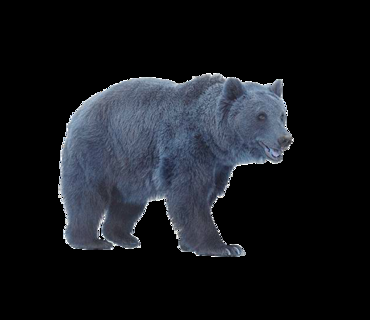
#> input picture CannyEdgeDetector/Images/animals_patch.png, 370 x 320 px
$ jupyter execute cannyEdgeDetection.ipynb
#> lines starting #> are read from the running program, lines starting #| are printed output that depends on the picture; after the words box and inside, x2 and y2 are one past the last pixel; in counts of white or black regions, pixels touching at a corner belong together
Importing required libraries. Here, cv2 library is used to just read image and convert into gray scale.

[cell 1]
import cv2
import numpy as np
from matplotlib import pyplot as plt
import math

1) Loading, priniting dimensions, and displaying our target image, and patch images from the drive.

[cell 2]
imgInterest=cv2.imread("Images/animals_patch.png")
#> imgInterest is the input picture: shape (320, 370, 3); mean B, G, R 29.7, 24.7, 22.1
imgPatch1=cv2.imread("Images/animals_patch.png")
imgPatch2=cv2.imread("Images/patch_2.png")
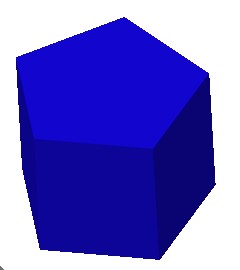
#> input picture CannyEdgeDetector/Images/patch_2.png, 240 x 270 px
#> imgPatch2 is the input picture: shape (270, 240, 3); mean B, G, R 203.5, 105.2, 111.1
imgShapes1=cv2.imread("Images/animals.png")
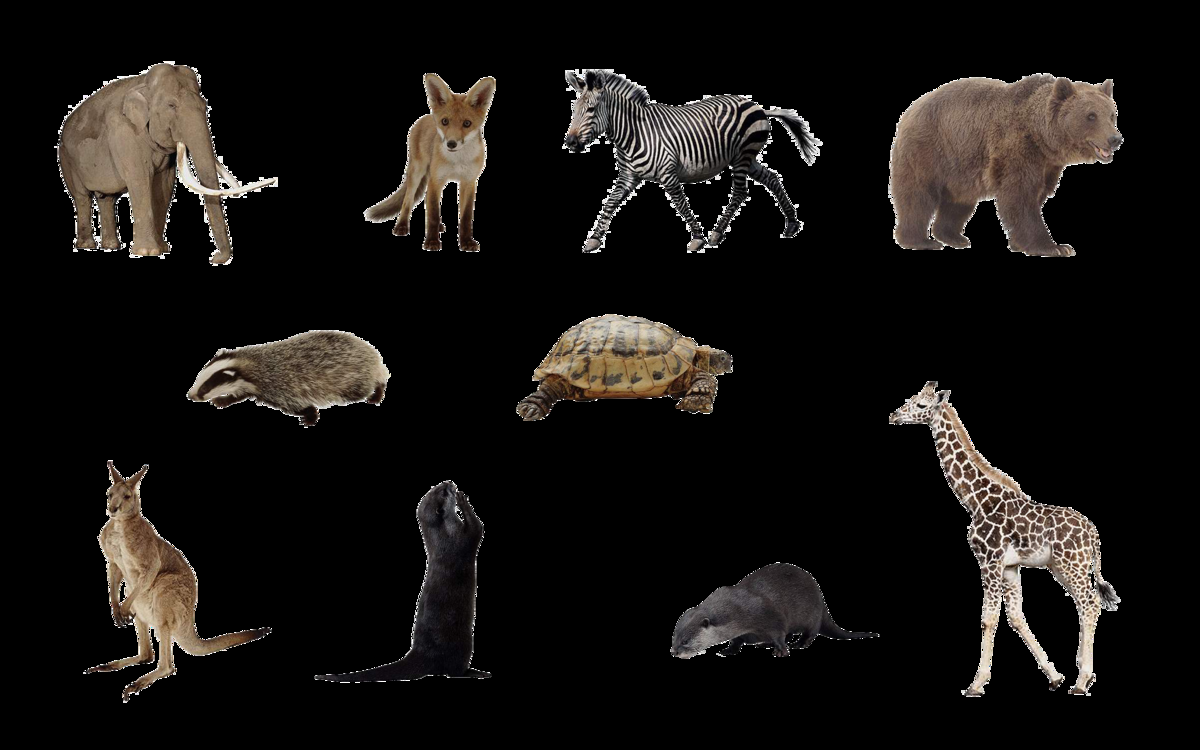
#> input picture CannyEdgeDetector/Images/animals.png, 1200 x 750 px
#> imgShapes1 is the input picture: shape (750, 1200, 3); mean B, G, R 17.8, 20, 22.8
imgShapes2=cv2.imread("Images/shapes_2.png")
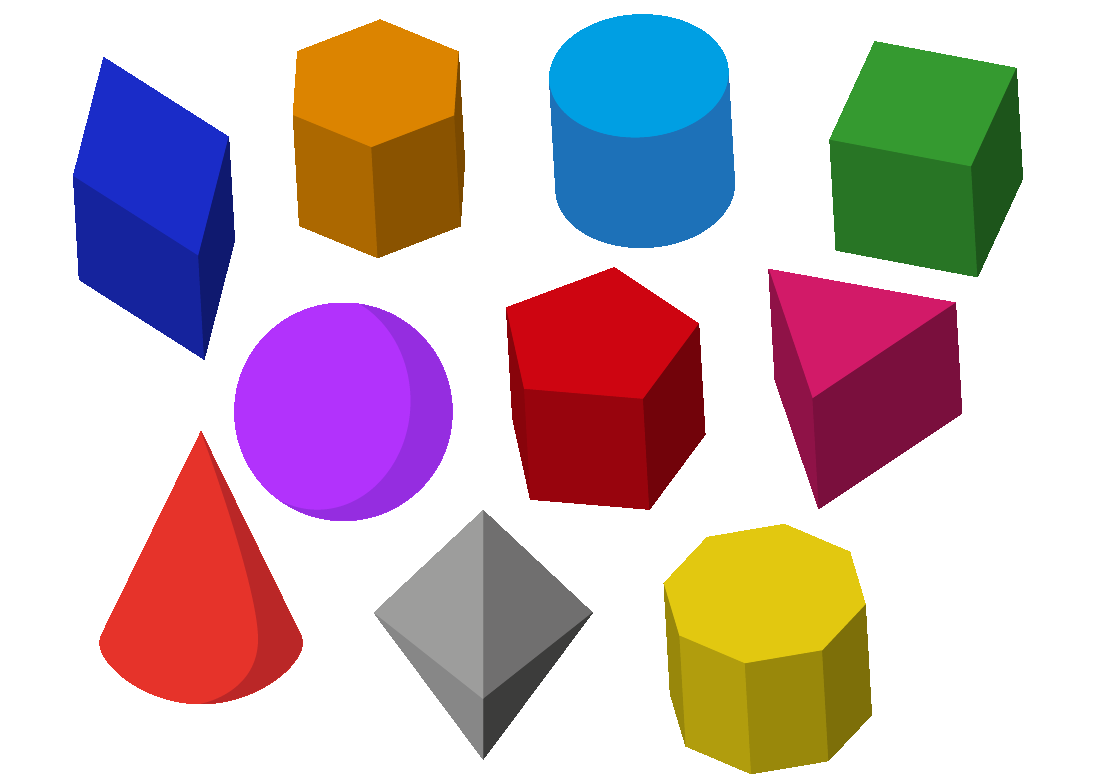
#> input picture CannyEdgeDetector/Images/shapes_2.png, 1096 x 780 px
#> imgShapes2 is the input picture: shape (780, 1096, 3); mean B, G, R 187.9, 184.3, 203.3
imgAnimalPatch=cv2.imread("Images/animals_patch.png")
imgAnimal=cv2.imread("Images/animals.png")

[cell 3]
imgGrayInterest = cv2.cvtColor(imgInterest, cv2.COLOR_BGR2GRAY)
imgGrayPatch1 = cv2.cvtColor(imgPatch1, cv2.COLOR_BGR2GRAY)
imgGrayPatch2 = cv2.cvtColor(imgPatch2, cv2.COLOR_BGR2GRAY)
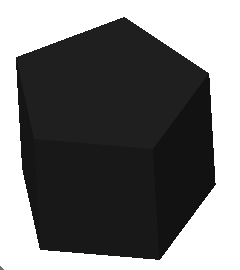
#> imgGrayPatch2: shape (270, 240); min 18, max 255, mean 118.2
imgGrayShapes1 = cv2.cvtColor(imgShapes1, cv2.COLOR_BGR2GRAY)
imgGrayShapes2 = cv2.cvtColor(imgShapes2, cv2.COLOR_BGR2GRAY)
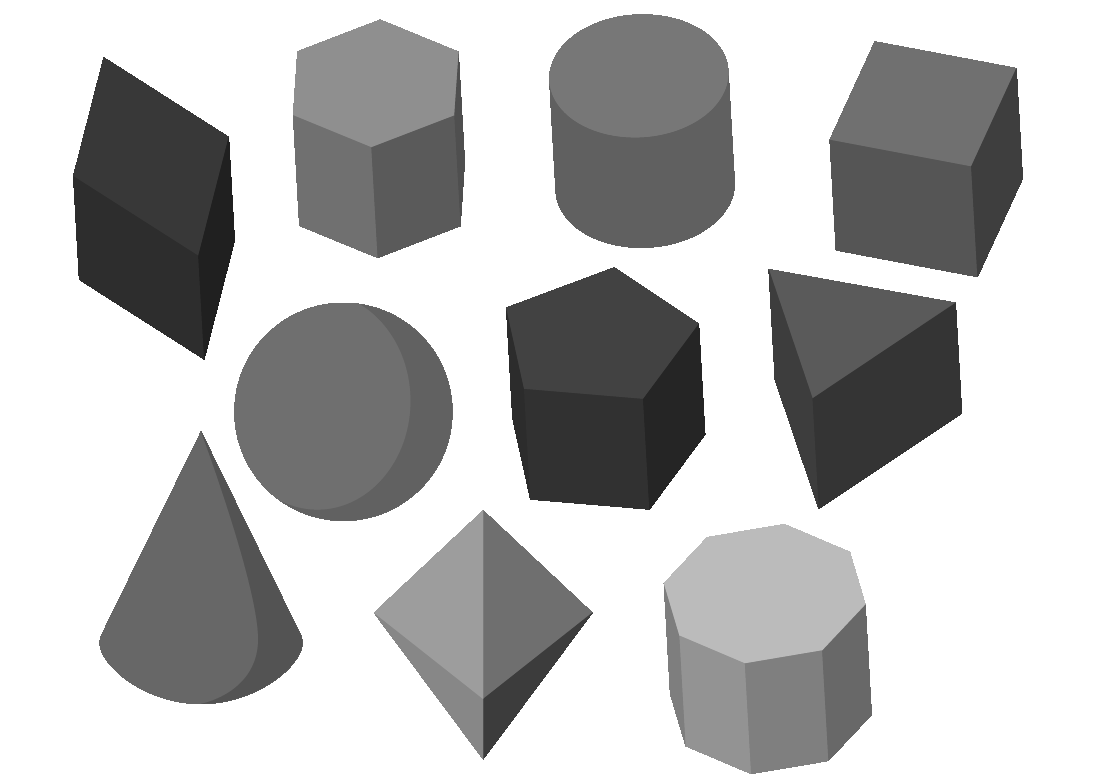
#> imgGrayShapes2: shape (780, 1096); min 32, max 255, mean 190.4
imgGrayAnimalPatch=cv2.cvtColor(imgAnimalPatch, cv2.COLOR_BGR2GRAY)
imgGrayAnimal=cv2.cvtColor(imgAnimal, cv2.COLOR_BGR2GRAY)

[cell 4]
print(imgPatch1.shape)
#| (320, 370, 3)
print(imgPatch2.shape)
#| (270, 240, 3)
print(imgPatch2.shape)
#| (270, 240, 3)
print(imgShapes1.shape)
#| (750, 1200, 3)
print(imgShapes2.shape)
#| (780, 1096, 3)
plt.figure()
fig = plt.figure(figsize=(20, 20))
fig.add_subplot(1, 6, 1)
plt.imshow(imgGrayPatch1)
fig.add_subplot(1, 6, 2)
plt.imshow(imgGrayPatch2)
fig.add_subplot(1, 6, 3)
plt.imshow(imgGrayShapes1)
fig.add_subplot(1, 6, 4)
plt.imshow(imgGrayShapes2)
fig.add_subplot(1, 6, 5)
plt.imshow(imgGrayAnimalPatch)
fig.add_subplot(1, 6, 6)
plt.imshow(imgGrayAnimal)
plt.show()

[cell 5]
sigma=0.5
T=0.3

[cell 6]
def findFilterXYDerivative(filter_size, sigma):
    sHalf = round((-2*math.log(T)*(sigma**2))**(1/2))
    print(sHalf)
    N= 2*sHalf+1
    return np.meshgrid (np.linspace(-sHalf, sHalf, N), np.linspace(-sHalf , sHalf,N))

def findFlip2D(imgFilt):
    output=np.zeros([imgFilt.shape[0],imgFilt.shape[1]])
    for y in range(0,imgFilt.shape[0]):
        for x in range(0,imgFilt.shape[1]):
            output[y,x]=imgFilt[imgFilt.shape[0]-y-1,imgFilt.shape[1]-x-1]
    return output

def findGaussian(N, sigma):
    x, y = np.mgrid[-N//2 + 1:N//2 + 1, -N//2 + 1:N//2 + 1]
    g = np.exp(-((x**2 + y**2)/(2.0*sigma**2)))
    return g/g.sum()

def findDotProduct(imgFilt,imgPatch):
    if(imgFilt.shape==imgPatch.shape):
        return sum(sum(imgFilt*imgPatch))
    else:
        print("Dimensions of given inputs do not match.")
        print(imgFilt.shape)
        print(imgPatch.shape)
        return

def findConvolution2D(imgFiltr,imgTarget):

    if (imgTarget.shape[0]-imgFiltr.shape[0]>-1)and(imgTarget.shape[1]-imgFiltr.shape[1]>-1):
        imgFilt=findFlip2D(imgFiltr)
        output=np.zeros([imgTarget.shape[0]+imgFilt.shape[0]-1,imgTarget.shape[1]+imgFilt.shape[1]-1])
        temp=np.zeros([imgTarget.shape[0]+2*imgFilt.shape[0]-2,imgTarget.shape[1]+2*imgFilt.shape[1]-2])
        temp[imgFilt.shape[0]-1:imgTarget.shape[0]+imgFilt.shape[0]-1,imgFilt.shape[1]-1:imgTarget.shape[1]+imgFilt.shape[1]-1]=imgTarget
        for y in range(0,output.shape[0]):
            for x in range(0,output.shape[1]):
                output[y,x]=findDotProduct(imgFilt,temp[y:y+imgFilt.shape[0],x:x+imgFilt.shape[1]])
        return output
    else:
        print("Target image dimension is less than the target image dimension")
        return

def findConvolution2Dfixed(imgFiltr,imgTarget):

    if (imgTarget.shape[0]-imgFiltr.shape[0]>-1)and(imgTarget.shape[1]-imgFiltr.shape[1]>-1):
        imgFilt=findFlip2D(imgFiltr)
        output=np.zeros([imgTarget.shape[0]+imgFilt.shape[0]-1,imgTarget.shape[1]+imgFilt.shape[1]-1])
        temp=np.zeros([imgTarget.shape[0]+2*imgFilt.shape[0]-2,imgTarget.shape[1]+2*imgFilt.shape[1]-2])
        temp[imgFilt.shape[0]-1:imgTarget.shape[0]+imgFilt.shape[0]-1,imgFilt.shape[1]-1:imgTarget.shape[1]+imgFilt.shape[1]-1]=imgTarget
        for y in range(0,output.shape[0]):
            for x in range(0,output.shape[1]):
                output[y,x]=findDotProduct(imgFilt,temp[y:y+imgFilt.shape[0],x:x+imgFilt.shape[1]])
        return output[imgFilt.shape[0]:output.shape[0]-imgFilt.shape[0]+1,imgFilt.shape[1]:output.shape[1]-imgFilt.shape[1]+1]
    else:
        print("Target image dimension is less than the target image dimension")
        return

def findGradientMagnitude(imgGrayCircleXDerivative,imgGrayCircleYDerivative):
    return ((imgGrayCircleXDerivative**2+imgGrayCircleYDerivative**2)**(1/2))

[cell 7]
[fx,fy]=findFilterXYDerivative (T, sigma)

[cell 8]
G=findGaussian(3,sigma)

[cell 9]
Gx=findConvolution2D(G,fx)
Gy=findConvolution2D(G,fy)

[cell 10]
imgGrayCircleXDerivative = findConvolution2Dfixed(Gx,imgGrayInterest)
imgGrayCircleYDerivative = findConvolution2Dfixed(Gy,imgGrayInterest)
#> after the loop in findConvolution2Dfixed (call 2), `for y in range(0,output.shape[0]):`:
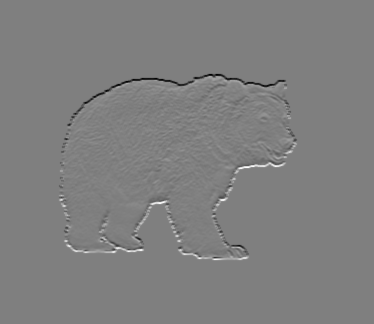
#> output: shape (324, 374) float64; min -661.6, max 658, mean 0; drawn with min black and max white

[cell 11]
imgGrayCircleXYDerivativeMagnitude=findGradientMagnitude(imgGrayCircleXDerivative,imgGrayCircleYDerivative)
#> in findGradientMagnitude, `return ((imgGrayCircleXDerivative**2+imgGrayCircleYDerivative**2)**(1/..`:
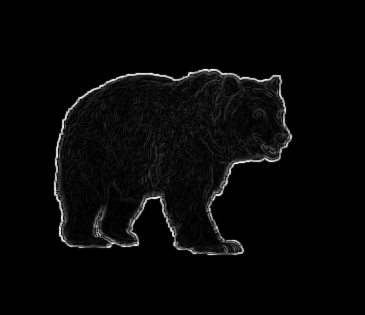
#> returned value: shape (315, 365) float64; min 0, max 661.6, mean 18.2; drawn with min black and max white

[cell 12]
plt.figure(figsize=(11, 11))
plt.imshow(imgGrayInterest, cmap='gray')
plt.show()
plt.close()

[cell 13]
plt.figure(figsize=(11, 11))
plt.imshow(imgGrayCircleXDerivative, cmap='gray')
plt.show()
plt.close()

[cell 14]
plt.figure(figsize=(11, 11))
plt.imshow(imgGrayCircleYDerivative, cmap='gray')
plt.show()
plt.close()

[cell 15]
def findMax2DIndex(resolution):
  location=[0,0]
  maxVal=resolution[0,0]
  for x in range(0,resolution.shape[0]):
    for y in range(0,resolution.shape[1]):
      if(resolution[x,y]>maxVal):
        maxVal=resolution[x,y]
        location=[x,y]
  return location

[cell 16]
def findMin2DIndex(resolution):
  location=[0,0]
  minVal=resolution[0,0]
  for x in range(0,resolution.shape[0]):
    for y in range(0,resolution.shape[1]):
      if(resolution[x,y]<minVal):
        minVal=resolution[x,y]
        location=[x,y]
  return location

[cell 17]
def findScaleDown0To255(resolution):
    [xMin,yMin]=findMin2DIndex(resolution)
#> in findMin2DIndex, `minVal=resolution[0,0]`: minVal = 0
#> after the loop in findMin2DIndex, `for x in range(0,resolution.shape[0]):`: location = [0, 0]; minVal = 0
    [xMax,yMax]=findMax2DIndex(resolution)
    return ((resolution-resolution[xMin,yMin])/(resolution[xMax,yMax]))*255

[cell 18]
imgGrayCircleXYDerivativeMagnitudeScaledDownTo255=findScaleDown0To255(imgGrayCircleXYDerivativeMagnitude)
#> after the loop in findMax2DIndex, `for x in range(0,resolution.shape[0]):`: location = [69, 205]; maxVal = 661.6
#> in findScaleDown0To255, `[xMax,yMax]=findMax2DIndex(resolution)`: xMax = 69; yMax = 205

[cell 19]
plt.figure(figsize=(11, 11))
plt.imshow(imgGrayCircleXYDerivativeMagnitudeScaledDownTo255)
plt.show()
plt.close()

[cell 20]
def findGradientDirection(imgGrayCircleXDerivative,imgGrayCircleYDerivative):
    return np.rad2deg(np.arctan2(imgGrayCircleYDerivative,imgGrayCircleXDerivative))

[cell 21]
imgGrayCircleXYDerivativeDirection=findGradientDirection(imgGrayCircleXDerivative,imgGrayCircleYDerivative)
#> in findGradientDirection, `return np.rad2deg(np.arctan2(imgGrayCircleYDerivative,imgGrayCircleXDe..`:
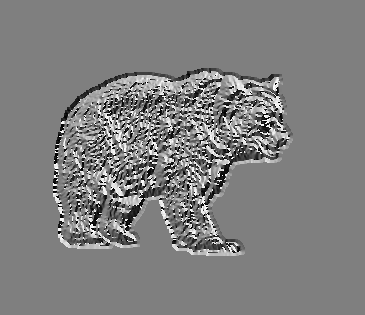
#> returned value: shape (315, 365) float64; min -180, max 180, mean 0.2; drawn with min black and max white

[cell 22]
def findNonMaximumSuppression(imgResolutionDirection,imgGrayXYDerivativeMagnitude):
        imgResolutionDirectionNonMaximaSuppressed = np.zeros([imgGrayXYDerivativeMagnitude.shape[0],imgGrayXYDerivativeMagnitude.shape[1]])
        for y in range(1,imgResolutionDirection.shape[0]-1):
            for x in range(1,imgResolutionDirection.shape[1]-1):
                firstNeighbour=0
                secondNeighbour=0
                if (-22.5<=imgResolutionDirection[y,x]<22.5)or(157.5<=imgResolutionDirection[y,x]<180)or(-180<=imgResolutionDirection[y,x]<-157.5):
                    firstNeighbour=imgGrayXYDerivativeMagnitude[y,x-1]
                    secondNeighbour=imgGrayXYDerivativeMagnitude[y,x+1]
                elif (22.5<=imgResolutionDirection[y,x]<67.5)or(-157.5<=imgResolutionDirection[y,x]<=-112.5):
                    firstNeighbour=imgGrayXYDerivativeMagnitude[y+1,x+1]
                    secondNeighbour=imgGrayXYDerivativeMagnitude[y-1,x-1]
                elif (67.5<=imgResolutionDirection[y,x]<112.5)or(-112.5<=imgResolutionDirection[y,x]<=-67.5):
                    firstNeighbour=imgGrayXYDerivativeMagnitude[y+1,x]
                    secondNeighbour=imgGrayXYDerivativeMagnitude[y-1,x]
                elif (112.5<=imgResolutionDirection[y,x]<157.5)or(-67.5<=imgResolutionDirection[y,x]<=-22.5):
                    firstNeighbour=imgGrayXYDerivativeMagnitude[y+1,x-1]
                    secondNeighbour=imgGrayXYDerivativeMagnitude[y-1,x+1]
                if(imgGrayXYDerivativeMagnitude[y,x]>=firstNeighbour)and(imgGrayXYDerivativeMagnitude[y,x]>=secondNeighbour):
                    imgResolutionDirectionNonMaximaSuppressed[y,x]=imgGrayXYDerivativeMagnitude[y,x]
                else:
                    imgResolutionDirectionNonMaximaSuppressed[y,x]=0
        return imgResolutionDirectionNonMaximaSuppressed

[cell 23]
imgGrayCircleXYDerivativeDirectionNMS=findNonMaximumSuppression(imgGrayCircleXYDerivativeDirection,imgGrayCircleXYDerivativeMagnitudeScaledDownTo255)
#> after the loop in findNonMaximumSuppression, `for y in range(1,imgResolutionDirection.shape[0]-1):`:
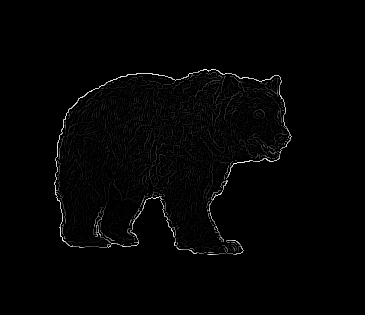
#> imgResolutionDirectionNonMaximaSuppressed: shape (315, 365) float64; min 0, max 255, mean 3.4

[cell 24]
plt.figure(figsize=(11, 11))
plt.imshow(imgGrayCircleXYDerivativeDirectionNMS)
plt.show()
plt.close()

[cell 25]
def findHystereisThresholding(img,threholdHigh,thresholdLow):
    output=np.zeros(img.shape)
    for y in range(0,img.shape[0]):
        for x in range(0,img.shape[1]):
            if(img[y,x]<=thresholdLow):
                output[y,x]=0
            elif(img[y,x]>=threholdHigh):
                output[y,x]=255
            else:
                if(0<x<img.shape[1])and(0<y<img.shape[0]):
                    if(img[y-1:y+2,x-1:x+2].max()>=threholdHigh):
                        output[y,x]=255
                    else:
                        output[y,x]=0
                else:
                    output[y,x]=0
    return output

[cell 26]
imgGrayCircleHysteresis=findHystereisThresholding(imgGrayCircleXYDerivativeDirectionNMS,70,40)
#> after the loop in findHystereisThresholding, `for y in range(0,img.shape[0]):`:
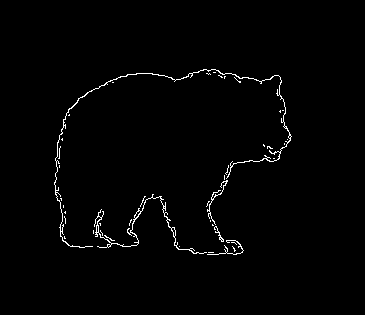
#> output: shape (315, 365) float64; 1.3% white in thin lines or dots, all inside (x1, y1, x2, y2) = (54, 69, 292, 255)
